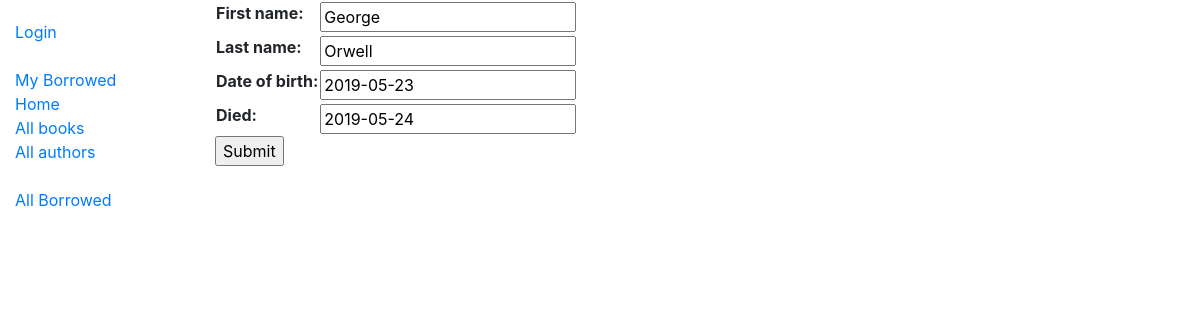
Page /catalog/author/2/update/ on the committed database.
### catalog/models.py (models this page shows, shortened)
class Author(models.Model):
    first_name = models.CharField(max_length=100)
    last_name = models.CharField(max_length=100)
    date_of_birth = models.DateField(null=True, blank=True)
    date_of_death = models.DateField('died', null=True, blank=True)
    class Meta:
        ordering = ['last_name', 'first_name']

### catalog/views.py (the view)
class AuthorUpdate(UpdateView):
    model = Author
    fields = ['first_name', 'last_name', 'date_of_birth', 'date_of_death']

### catalog/templates/catalog/author_form.html (shortened to what this page needs)
{% extends "base_generic.html" %}
{% block content %}
<form action="" method="post">
    <table>
        {{ form.as_table }}
    </table>
    <input type="submit" value="Submit">
</form>
{% endblock %}

### rows in the picture
Author: first_name "George", last_name "Orwell", date_of_birth "2019-05-23", date_of_death "2019-05-24"
